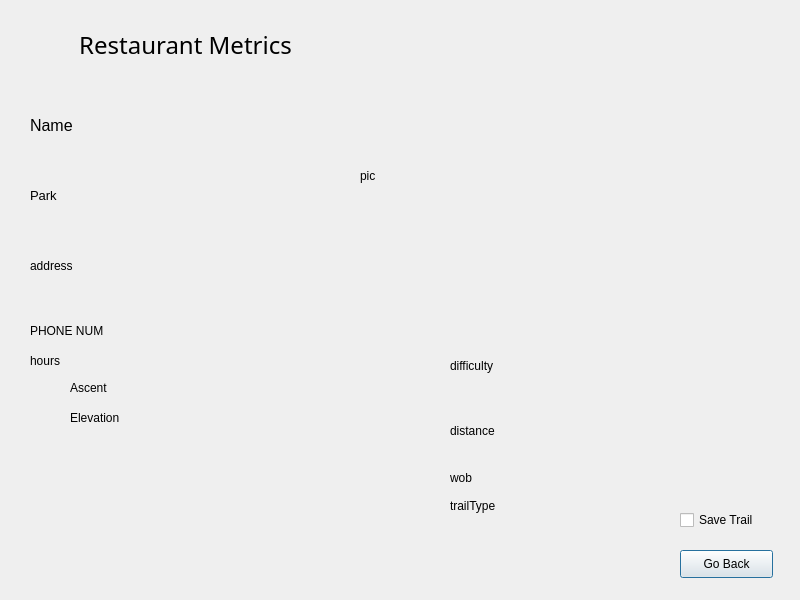
<?xml version="1.0" encoding="UTF-8"?>
<ui version="4.0">
 <class>singleView</class>
 <widget class="QDialog" name="singleView">
  <property name="geometry">
   <rect>
    <x>0</x>
    <y>0</y>
    <width>800</width>
    <height>600</height>
   </rect>
  </property>
  <property name="windowTitle">
   <string>Dialog</string>
  </property>
  <widget class="QLabel" name="pic">
   <property name="geometry">
    <rect>
     <x>360</x>
     <y>20</y>
     <width>411</width>
     <height>311</height>
    </rect>
   </property>
   <property name="text">
    <string>pic</string>
   </property>
  </widget>
  <widget class="QLabel" name="label_2">
   <property name="geometry">
    <rect>
     <x>20</x>
     <y>20</y>
     <width>331</width>
     <height>51</height>
    </rect>
   </property>
   <property name="font">
    <font>
     <family>Showcard Gothic</family>
     <pointsize>18</pointsize>
     <underline>false</underline>
    </font>
   </property>
   <property name="text">
    <string>Restaurant Metrics</string>
   </property>
   <property name="textFormat">
    <enum>Qt::RichText</enum>
   </property>
   <property name="alignment">
    <set>Qt::AlignCenter</set>
   </property>
   <property name="wordWrap">
    <bool>false</bool>
   </property>
  </widget>
  <widget class="QLabel" name="name">
   <property name="geometry">
    <rect>
     <x>30</x>
     <y>100</y>
     <width>291</width>
     <height>51</height>
    </rect>
   </property>
   <property name="font">
    <font>
     <pointsize>12</pointsize>
    </font>
   </property>
   <property name="text">
    <string>Name</string>
   </property>
   <property name="wordWrap">
    <bool>true</bool>
   </property>
  </widget>
  <widget class="QLabel" name="park">
   <property name="geometry">
    <rect>
     <x>30</x>
     <y>170</y>
     <width>311</width>
     <height>51</height>
    </rect>
   </property>
   <property name="font">
    <font>
     <pointsize>10</pointsize>
    </font>
   </property>
   <property name="text">
    <string>Park</string>
   </property>
   <property name="wordWrap">
    <bool>true</bool>
   </property>
  </widget>
  <widget class="QLabel" name="address">
   <property name="geometry">
    <rect>
     <x>30</x>
     <y>240</y>
     <width>191</width>
     <height>51</height>
    </rect>
   </property>
   <property name="text">
    <string>address</string>
   </property>
   <property name="wordWrap">
    <bool>true</bool>
   </property>
  </widget>
  <widget class="QLabel" name="phone">
   <property name="geometry">
    <rect>
     <x>30</x>
     <y>320</y>
     <width>121</width>
     <height>21</height>
    </rect>
   </property>
   <property name="text">
    <string>PHONE NUM</string>
   </property>
   <property name="wordWrap">
    <bool>true</bool>
   </property>
  </widget>
  <widget class="QLabel" name="hours">
   <property name="geometry">
    <rect>
     <x>30</x>
     <y>350</y>
     <width>131</width>
     <height>21</height>
    </rect>
   </property>
   <property name="text">
    <string>hours</string>
   </property>
   <property name="wordWrap">
    <bool>true</bool>
   </property>
  </widget>
  <widget class="QLabel" name="difficulty">
   <property name="geometry">
    <rect>
     <x>450</x>
     <y>340</y>
     <width>311</width>
     <height>51</height>
    </rect>
   </property>
   <property name="text">
    <string>difficulty</string>
   </property>
   <property name="wordWrap">
    <bool>true</bool>
   </property>
  </widget>
  <widget class="QPushButton" name="cancel">
   <property name="geometry">
    <rect>
     <x>680</x>
     <y>550</y>
     <width>93</width>
     <height>28</height>
    </rect>
   </property>
   <property name="text">
    <string>Go Back</string>
   </property>
  </widget>
  <widget class="QLabel" name="ascent">
   <property name="geometry">
    <rect>
     <x>70</x>
     <y>380</y>
     <width>161</width>
     <height>16</height>
    </rect>
   </property>
   <property name="text">
    <string>Ascent</string>
   </property>
   <property name="wordWrap">
    <bool>true</bool>
   </property>
  </widget>
  <widget class="QLabel" name="elevation">
   <property name="geometry">
    <rect>
     <x>70</x>
     <y>410</y>
     <width>161</width>
     <height>16</height>
    </rect>
   </property>
   <property name="text">
    <string>Elevation</string>
   </property>
   <property name="wordWrap">
    <bool>true</bool>
   </property>
  </widget>
  <widget class="QLabel" name="wob">
   <property name="geometry">
    <rect>
     <x>450</x>
     <y>470</y>
     <width>55</width>
     <height>16</height>
    </rect>
   </property>
   <property name="text">
    <string>wob</string>
   </property>
   <property name="wordWrap">
    <bool>true</bool>
   </property>
  </widget>
  <widget class="QLabel" name="trail">
   <property name="geometry">
    <rect>
     <x>450</x>
     <y>490</y>
     <width>211</width>
     <height>31</height>
    </rect>
   </property>
   <property name="text">
    <string>trailType</string>
   </property>
   <property name="wordWrap">
    <bool>true</bool>
   </property>
  </widget>
  <widget class="QLabel" name="distance">
   <property name="geometry">
    <rect>
     <x>450</x>
     <y>410</y>
     <width>291</width>
     <height>41</height>
    </rect>
   </property>
   <property name="text">
    <string>distance</string>
   </property>
   <property name="wordWrap">
    <bool>true</bool>
   </property>
  </widget>
  <widget class="QCheckBox" name="saveCheckBox">
   <property name="geometry">
    <rect>
     <x>680</x>
     <y>510</y>
     <width>91</width>
     <height>20</height>
    </rect>
   </property>
   <property name="text">
    <string>Save Trail</string>
   </property>
  </widget>
 </widget>
 <resources/>
 <connections/>
</ui>
